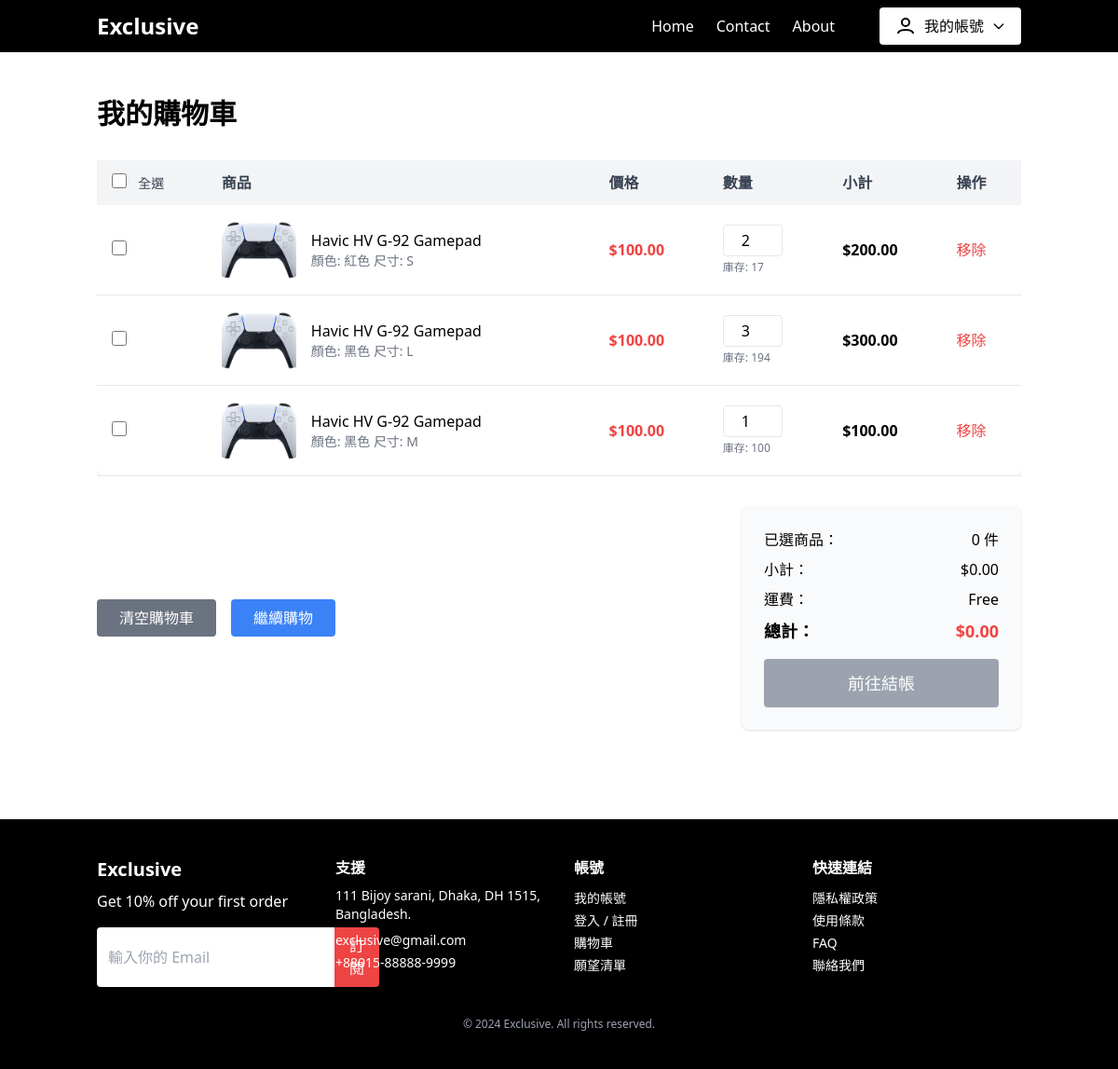
/cart (signed in), run on the app's committed database.
### app.py (models this page shows, shortened)
class CartItem(db.Model):
    id = db.Column(db.Integer, primary_key=True)
    user_id = db.Column(db.Integer, db.ForeignKey('user.id'), nullable=False)
    product_id = db.Column(db.Integer, db.ForeignKey('product.id'), nullable=False)
    variant_id = db.Column(db.Integer, db.ForeignKey('product_variant.id'), nullable=True)
    quantity = db.Column(db.Integer, default=1, nullable=False)
    created_at = db.Column(db.DateTime, default=datetime.utcnow)
    updated_at = db.Column(db.DateTime, default=datetime.utcnow, onupdate=datetime.utcnow)
    user = db.relationship('User', backref='cart_items')
    product = db.relationship('Product', backref='cart_items')
    variant = db.relationship('ProductVariant', backref='cart_items')
    @property
    def total_price(self):
        if self.variant:
            return self.variant.get_final_price() * self.quantity
        return self.product.price * self.quantity
    @property
    def item_price(self):
        if self.variant:
            return self.variant.get_final_price()
        return self.product.price

class Product(db.Model):
    id = db.Column(db.Integer, primary_key=True)
    name = db.Column(db.String(200), nullable=False)
    description = db.Column(db.Text, nullable=True)
    price = db.Column(db.Float, nullable=False)
    category = db.Column(db.String(100), nullable=True)
    image_url = db.Column(db.String(500), nullable=True)
    is_active = db.Column(db.Boolean, default=True)
    created_at = db.Column(db.DateTime, default=datetime.utcnow)
    updated_at = db.Column(db.DateTime, default=datetime.utcnow, onupdate=datetime.utcnow)
    variants = db.relationship('ProductVariant', backref='product', lazy=True, cascade='all, delete-orphan')

class ProductVariant(db.Model):
    id = db.Column(db.Integer, primary_key=True)
    product_id = db.Column(db.Integer, db.ForeignKey('product.id'), nullable=False)
    color = db.Column(db.String(50), nullable=True)  # 顏色
    size = db.Column(db.String(20), nullable=True)   # 尺寸
    stock_quantity = db.Column(db.Integer, default=0)  # 庫存數量
    sku = db.Column(db.String(100), unique=True, nullable=True)  # 商品編號
    price_adjustment = db.Column(db.Float, default=0.0)  # 價格調整（可選）
    is_active = db.Column(db.Boolean, default=True)
    created_at = db.Column(db.DateTime, default=datetime.utcnow)
    updated_at = db.Column(db.DateTime, default=datetime.utcnow, onupdate=datetime.utcnow)
    def get_final_price(self):
        if hasattr(self, 'product') and self.product:
            return self.product.price + self.price_adjustment
        return self.price_adjustment

### app.py (the view)
@app.route('/cart')
def cart():
    if 'user_id' not in session:
        flash('請先登入')
        return redirect(url_for('login'))
    user = User.query.get(session['user_id'])
    cart_items = CartItem.query.filter_by(user_id=user.id).all()
    subtotal = sum(item.total_price for item in cart_items)
    shipping = 0 if subtotal >= 140 else 30  # 滿140免運費
    total = subtotal + shipping
    return render_template('Cart.html', user=user, cart_items=cart_items,
                         subtotal=subtotal, shipping=shipping, total=total)

### templates/Cart.html (shortened to what this page needs)
<!DOCTYPE html>
<html lang="zh-Hant">
<head>
  <script src="https://cdn.tailwindcss.com"></script>
</head>
<body class="font-poppins bg-white">
  <header class="bg-black text-white">
    <div class="container mx-auto flex justify-between items-center py-2 px-4">
      <div class="text-2xl font-bold">Exclusive</div>
      <nav class="flex items-center gap-6">
        <ul class="flex gap-6">
          <li><a href="{{ url_for('home') }}" class="hover:underline">Home</a></li>
          <li><a href="{{ url_for('contact') }}" class="hover:underline">Contact</a></li>
          <li><a href="{{ url_for('about') }}" class="hover:underline">About</a></li>
        </ul>
        {% if user %}
          <div class="relative ml-6">
            <button id="accountDropdownBtn" class="flex items-center gap-2 px-4 py-2 bg-white text-black rounded hover:bg-gray-100 focus:outline-none">
              <svg class="w-6 h-6" fill="none" stroke="currentColor" stroke-width="2" viewBox="0 0 24 24"><circle cx="12" cy="8" r="4"/><path d="M4 20c0-4 8-4 8-4s8 0 8 4"/></svg>
              <span class="font-medium">我的帳號</span>
              <svg class="w-4 h-4" fill="none" stroke="currentColor" stroke-width="2" viewBox="0 0 24 24"><path stroke-linecap="round" stroke-linejoin="round" d="M19 9l-7 7-7-7" /></svg>
            </button>
          </div>
        {% else %}
          <ul class="flex gap-6">
            <li><a href="{{ url_for('login') }}" class="hover:underline">Login</a></li>
            <li><a href="{{ url_for('signup') }}" class="hover:underline">Sign Up</a></li>
          </ul>
        {% endif %}
      </nav>
    </div>
  </header>
  <main class="container mx-auto px-4 py-12 min-h-[60vh]">
    <h1 class="text-3xl font-bold mb-8">我的購物車</h1>
    {% if cart_items %}
    <div class="overflow-x-auto">
      <table class="min-w-full bg-white rounded-lg shadow">
        <thead>
          <tr class="bg-gray-100 text-gray-700">
            <th class="py-3 px-4 text-left">
              <input type="checkbox" id="select-all" class="w-4 h-4 text-red-500 bg-gray-100 border-gray-300 rounded focus:ring-red-500 focus:ring-2">
              <label for="select-all" class="ml-2 text-sm font-medium">全選</label>
            </th>
            <th class="py-3 px-4 text-left">商品</th>
            <th class="py-3 px-4 text-left">價格</th>
            <th class="py-3 px-4 text-left">數量</th>
            <th class="py-3 px-4 text-left">小計</th>
            <th class="py-3 px-4 text-left">操作</th>
          </tr>
        </thead>
        <tbody>
          {% for item in cart_items %}
          <tr class="border-b" data-item-id="{{ item.id }}">
            <td class="py-4 px-4">
              <input type="checkbox" class="item-checkbox w-4 h-4 text-red-500 bg-gray-100 border-gray-300 rounded focus:ring-red-500 focus:ring-2"
                     data-item-id="{{ item.id }}" data-price="{{ item.item_price }}" data-quantity="{{ item.quantity }}">
            </td>
            <td class="py-4 px-4 flex items-center gap-4">
              <img src="{{ item.product.image_url or 'https://placehold.co/80x60' }}" alt="{{ item.product.name }}" class="w-20 h-16 rounded object-cover"/>
              <div>
                <span class="font-medium">{{ item.product.name }}</span>
                {% if item.variant %}
                <div class="text-sm text-gray-500">
                  {% if item.variant.color %}顏色: {{ item.variant.color }}{% endif %}
                  {% if item.variant.size %}尺寸: {{ item.variant.size }}{% endif %}
                </div>
                {% endif %}
              </div>
            </td>
            <td class="py-4 px-4 text-red-500 font-bold">${{ "%.2f"|format(item.item_price) }}</td>
            <td class="py-4 px-4">
              <input type="number" value="{{ item.quantity }}" min="1"
                     class="w-16 border rounded px-2 py-1 text-center quantity-input"
                     data-item-id="{{ item.id }}"
                     data-max-stock="{% if item.variant %}{{ item.variant.stock_quantity }}{% else %}{{ item.product.variants|sum(attribute='stock_quantity') }}{% endif %}" />
              <div class="text-xs text-gray-500 mt-1">
                庫存: {% if item.variant %}{{ item.variant.stock_quantity }}{% else %}{{ item.product.variants|sum(attribute='stock_quantity') }}{% endif %}
              </div>
            </td>
            <td class="py-4 px-4 font-bold">${{ "%.2f"|format(item.total_price) }}</td>
            <td class="py-4 px-4">
              <button class="text-red-500 hover:underline remove-item" data-item-id="{{ item.id }}">移除</button>
            </td>
          </tr>
          {% endfor %}
        </tbody>
      </table>
    </div>
    <div class="flex flex-col md:flex-row justify-between items-start md:items-center mt-8 gap-8">
      <div class="flex gap-4">
        <button id="clear-cart" class="bg-gray-500 text-white px-6 py-2 rounded hover:bg-gray-600 transition">
          清空購物車
        </button>
        <a href="{{ url_for('home') }}" class="bg-blue-500 text-white px-6 py-2 rounded hover:bg-blue-600 transition">
          繼續購物
        </a>
      </div>
      <div class="bg-gray-50 rounded-lg p-6 shadow min-w-[300px]">
        <div class="flex justify-between mb-2">
          <span class="font-medium">已選商品：</span>
          <span id="selected-count">0 件</span>
        </div>
        <div class="flex justify-between mb-2">
          <span class="font-medium">小計：</span>
          <span id="selected-subtotal">$0.00</span>
        </div>
        <div class="flex justify-between mb-2">
          <span class="font-medium">運費：</span>
          <span id="selected-shipping">Free</span>
        </div>
        <div class="flex justify-between mb-4">
          <span class="font-bold text-lg">總計：</span>
          <span class="text-red-500 font-bold text-lg" id="selected-total">$0.00</span>
        </div>
        <button id="checkout-btn" class="w-full bg-gray-400 text-white py-3 rounded font-medium text-lg cursor-not-allowed" disabled>前往結帳</button>
      </div>
    </div>
    {% endif %}
  </main>
  <footer class="bg-black text-white py-10 mt-12">
    <div class="container mx-auto px-4 grid grid-cols-1 md:grid-cols-4 gap-8">
      <div>
        <h2 class="font-bold text-xl mb-2">Exclusive</h2>
        <p class="mb-4">Get 10% off your first order</p>
        <form class="flex" id="subscribeForm">
          <input type="email" placeholder="輸入你的 Email" class="rounded-l px-3 py-2 text-black focus:outline-none" id="subscribeEmail" required />
          <button type="submit" class="bg-red-500 px-4 py-2 rounded-r hover:bg-red-600 transition">訂閱</button>
        </form>
      </div>
      <div>
        <h3 class="font-semibold mb-2">支援</h3>
        <address class="not-italic mb-2 text-sm">111 Bijoy sarani, Dhaka,  DH 1515, Bangladesh.</address>
        <p class="mb-1 text-sm">exclusive@gmail.com</p>
        <p class="text-sm">+88015-88888-9999</p>
      </div>
      <div>
        <h3 class="font-semibold mb-2">帳號</h3>
        <ul>
          <li><a href="{{ url_for('account') }}" class="hover:underline text-sm">我的帳號</a></li>
          <li><a href="{{ url_for('login') }}" class="hover:underline text-sm">登入 / 註冊</a></li>
          <li><a href="{{ url_for('cart') }}" class="hover:underline text-sm">購物車</a></li>
          <li><a href="{{ url_for('wishlist') }}" class="hover:underline text-sm">願望清單</a></li>
        </ul>
      </div>
      <div>
        <h3 class="font-semibold mb-2">快速連結</h3>
        <ul>
          <li><a href="#" class="hover:underline text-sm">隱私權政策</a></li>
          <li><a href="#" class="hover:underline text-sm">使用條款</a></li>
          <li><a href="#" class="hover:underline text-sm">FAQ</a></li>
          <li><a href="{{ url_for('contact') }}" class="hover:underline text-sm">聯絡我們</a></li>
        </ul>
      </div>
    </div>
    <div class="text-center text-xs text-gray-400 mt-8">
      &copy; 2024 Exclusive. All rights reserved.
    </div>
  </footer>
</body>
</html>

### data on the page
CartItem: product (picture), product.name "Havic HV G-92 Gamepad", variant.color "紅色", variant.size "S", quantity "2", variant.stock_quantity "17"
Product: item_price "100.00", total_price "200.00", total_price "300.00", total_price "100.00"
CartItem: product (picture), product.name "Havic HV G-92 Gamepad", variant.color "黑色", variant.size "L", quantity "3", variant.stock_quantity "194"
CartItem: product (picture), product.name "Havic HV G-92 Gamepad", variant.color "黑色", variant.size "M", quantity "1", variant.stock_quantity "100"
